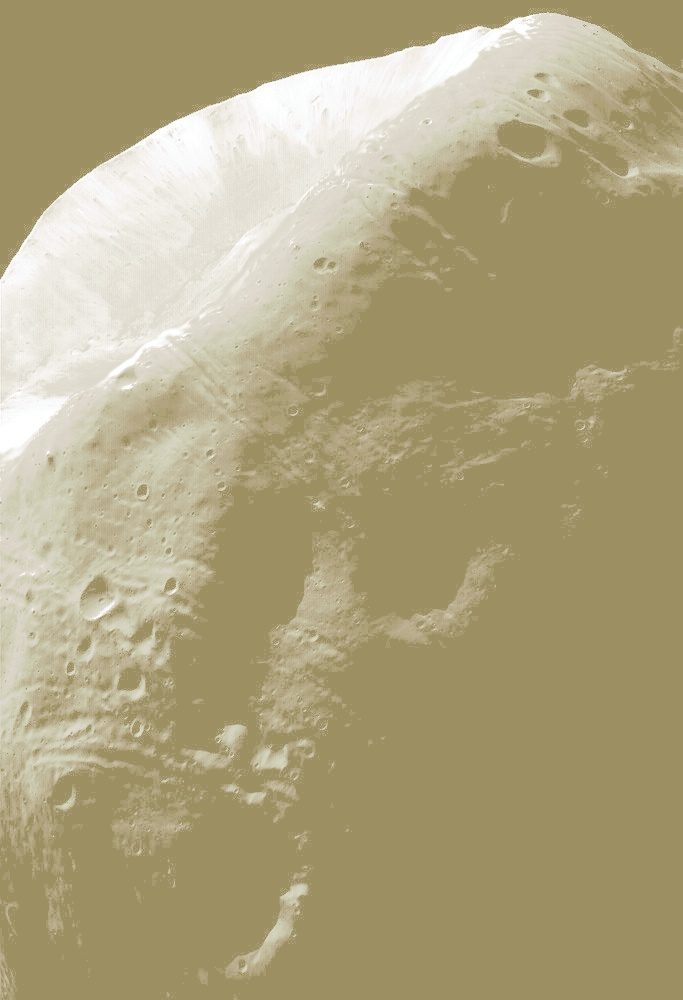
#> input picture Python/Assignment3/Histogram_Specified_Moon.jpg, 683 x 1000 px, found by its file name
$ python probab.py
#> lines starting #> are read from the running program, lines starting #| are printed output that depends on the picture
import cv2
import numpy as np
import matplotlib.pyplot as plt

# Function to create a normalized histogram (probability distribution)
def createMap(intMap):
    freqMap = [0] * 256
    total_pixels = intMap.shape[0] * intMap.shape[1]  # Total number of pixels

    for row in intMap:
        for val in row:
            freqMap[val] += 1

    # Normalize frequencies (convert to probability)
    freqMap = [freq / total_pixels for freq in freqMap]
    return freqMap

# Step 1: Read the image
image_path = './Assignment3/Histogram_Specified_Moon.jpg'

image = cv2.imread(image_path)
#> image is the input picture: shape (1000, 683, 3); mean B, G, R 128, 164.5, 175.1

# Convert the image from BGR to RGB
image_rgb = cv2.cvtColor(image, cv2.COLOR_BGR2RGB)
red_channel = image_rgb[:, :, 0]  # Red channel
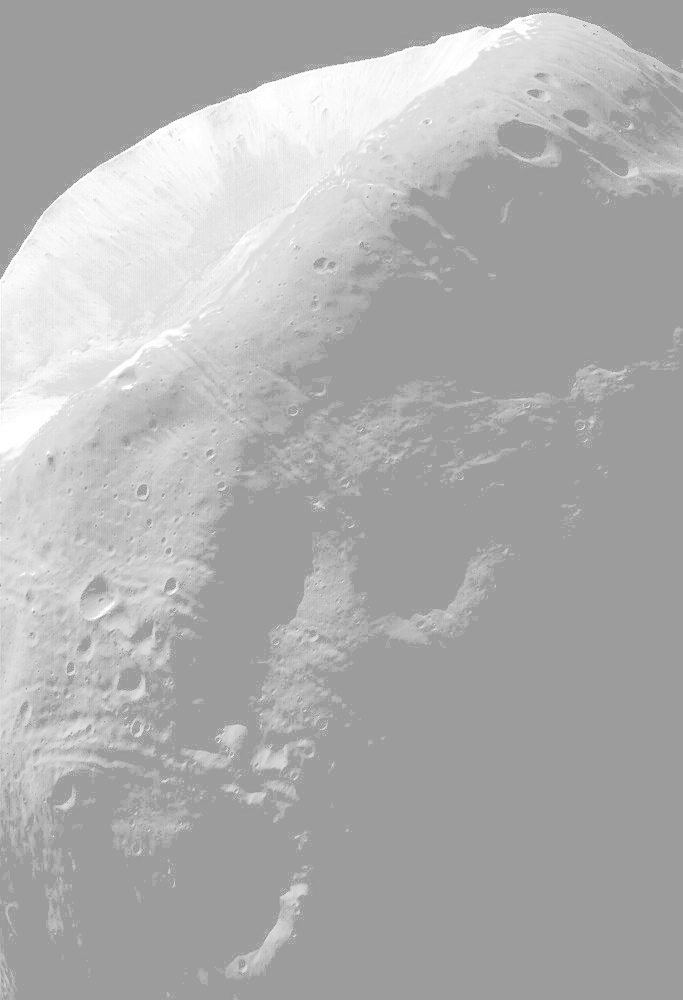
#> red_channel: shape (1000, 683); min 142, max 255, mean 175.1
green_channel = image_rgb[:, :, 1]  # Green channel
blue_channel = image_rgb[:, :, 2]  # Blue channel
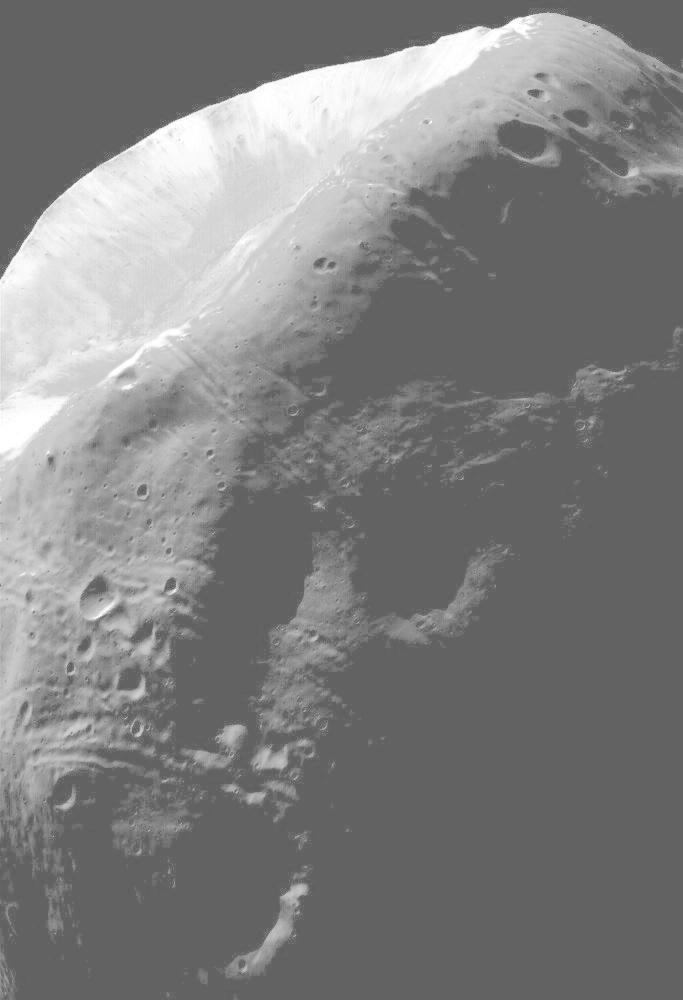
#> blue_channel: shape (1000, 683); min 89, max 255, mean 128

# Generate normalized histograms
r_hist = createMap(red_channel)
#> after the loop in createMap, `for row in intMap:`: freqMap = 256 values, max 380788 at index 156, min 0 at index 0, mean 2668
#> in createMap, `freqMap = [freq / total_pixels for freq in freqMap]`: freqMap = 256 values, max 0.558 at index 156, min 0 at index 0, mean 0.00391
#> r_hist has the same summary as freqMap in createMap
g_hist = createMap(green_channel)
#> g_hist = 256 values, max 0.554 at index 143, min 0 at index 0, mean 0.00391
b_hist = createMap(blue_channel)
#> b_hist = 256 values, max 0.539 at index 98, min 0 at index 0, mean 0.00391

# Plot the probability histograms
plt.figure(figsize=(10, 6))
plt.title("RGB Histogram (Normalized)")
plt.xlabel("Pixel Intensity")
plt.ylabel("Probability")
plt.plot(r_hist, color='red', label='Red Channel')
plt.plot(g_hist, color='green', label='Green Channel')
plt.plot(b_hist, color='blue', label='Blue Channel')
plt.legend()
plt.grid()
plt.show()
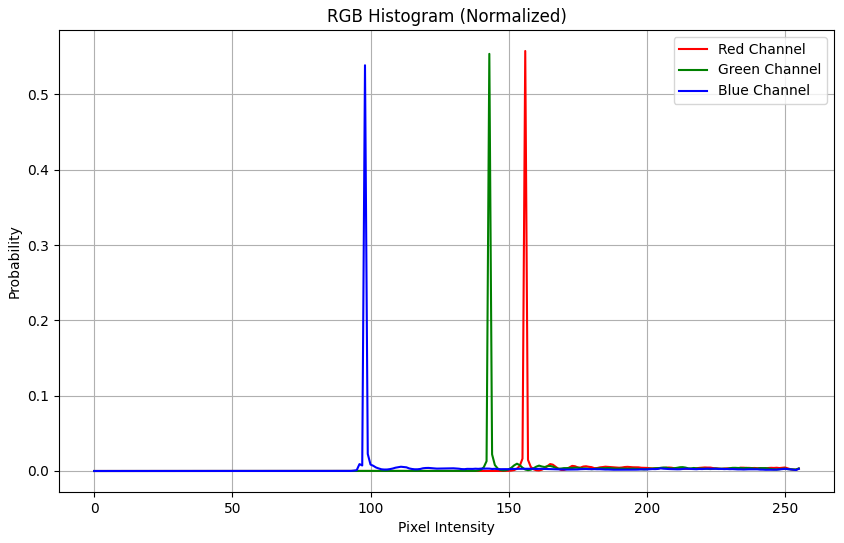
#> figure drawn by matplotlib, 1 panel; curve peaks at x = 156, y = 0.558; curve peaks at x = 143, y = 0.554; curve peaks at x = 98, y = 0.539
